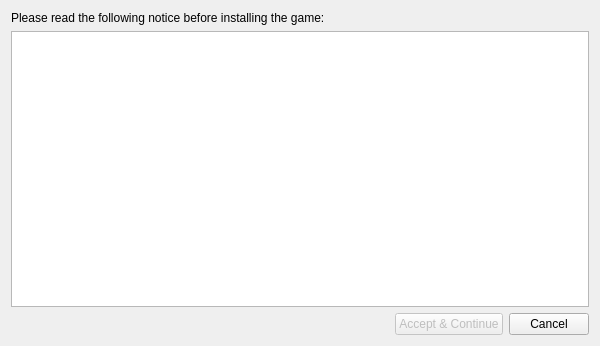
<?xml version="1.0" encoding="UTF-8"?>
<ui version="4.0">
 <class>InstallNotice</class>
 <widget class="QDialog" name="InstallNotice">
  <property name="geometry">
   <rect>
    <x>0</x>
    <y>0</y>
    <width>600</width>
    <height>346</height>
   </rect>
  </property>
  <property name="windowTitle">
   <string>Dialog</string>
  </property>
  <layout class="QVBoxLayout" name="verticalLayout">
   <item>
    <widget class="QLabel" name="label">
     <property name="text">
      <string>Please read the following notice before installing the game:</string>
     </property>
    </widget>
   </item>
   <item>
    <widget class="QTextBrowser" name="textBrowser">
     <property name="source">
      <url>
       <string>qrc:/res/default_install_notice.html</string>
      </url>
     </property>
     <property name="openExternalLinks">
      <bool>true</bool>
     </property>
    </widget>
   </item>
   <item>
    <layout class="QGridLayout" name="gridLayout">
     <item row="0" column="0">
      <spacer name="horizontalSpacer">
       <property name="orientation">
        <enum>Qt::Horizontal</enum>
       </property>
       <property name="sizeHint" stdset="0">
        <size>
         <width>40</width>
         <height>20</height>
        </size>
       </property>
      </spacer>
     </item>
     <item row="0" column="1">
      <widget class="QPushButton" name="btnAccept">
       <property name="enabled">
        <bool>false</bool>
       </property>
       <property name="text">
        <string>Accept &amp;&amp; Continue</string>
       </property>
       <property name="default">
        <bool>true</bool>
       </property>
      </widget>
     </item>
     <item row="0" column="2">
      <widget class="QPushButton" name="btnCancel">
       <property name="text">
        <string>Cancel</string>
       </property>
      </widget>
     </item>
    </layout>
   </item>
  </layout>
 </widget>
 <resources/>
 <connections>
  <connection>
   <sender>btnAccept</sender>
   <signal>clicked()</signal>
   <receiver>InstallNotice</receiver>
   <slot>accept()</slot>
   <hints>
    <hint type="sourcelabel">
     <x>460</x>
     <y>324</y>
    </hint>
    <hint type="destinationlabel">
     <x>299</x>
     <y>172</y>
    </hint>
   </hints>
  </connection>
  <connection>
   <sender>btnCancel</sender>
   <signal>clicked()</signal>
   <receiver>InstallNotice</receiver>
   <slot>reject()</slot>
   <hints>
    <hint type="sourcelabel">
     <x>552</x>
     <y>324</y>
    </hint>
    <hint type="destinationlabel">
     <x>299</x>
     <y>172</y>
    </hint>
   </hints>
  </connection>
  <connection>
   <sender>textBrowser</sender>
   <signal>cursorPositionChanged()</signal>
   <receiver>InstallNotice</receiver>
   <slot>enableAcceptButton()</slot>
   <hints>
    <hint type="sourcelabel">
     <x>299</x>
     <y>166</y>
    </hint>
    <hint type="destinationlabel">
     <x>299</x>
     <y>172</y>
    </hint>
   </hints>
  </connection>
 </connections>
 <slots>
  <slot>enableAcceptButton()</slot>
 </slots>
</ui>
